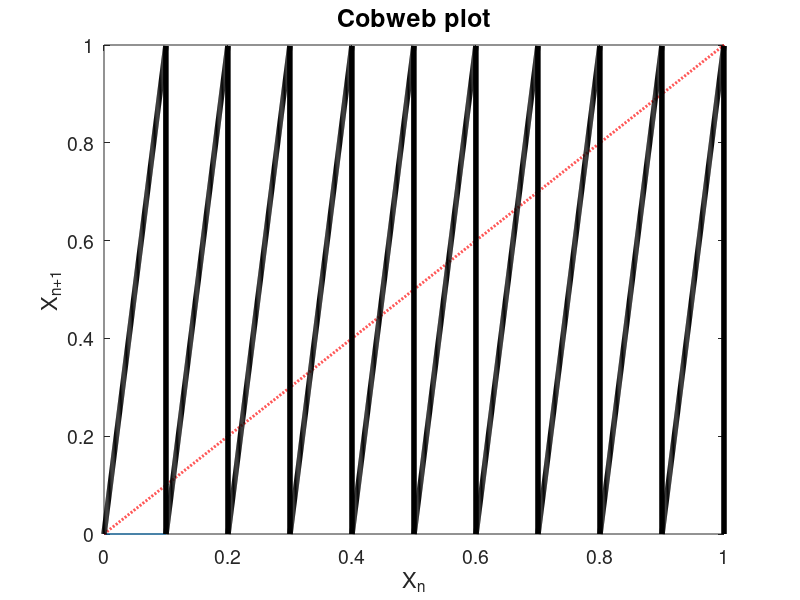
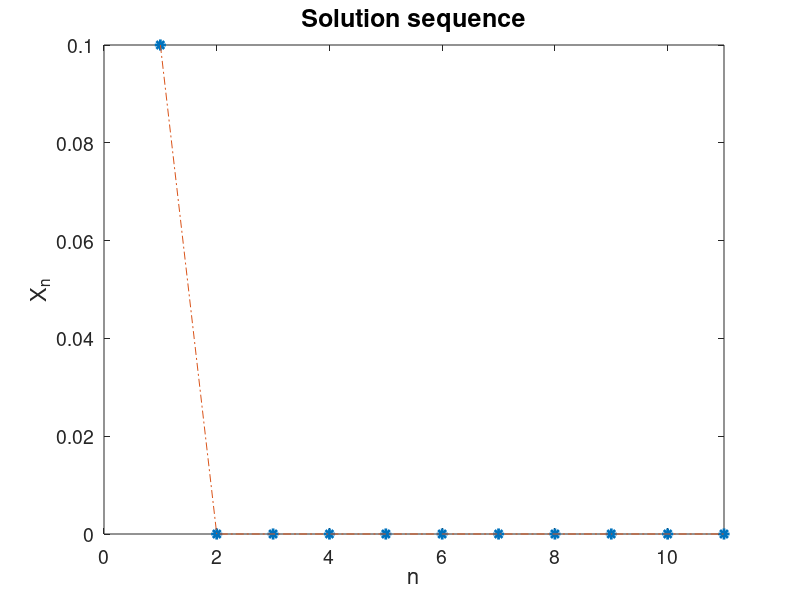

These figures' MATLAB source, in order:
%log_cobweb.m
%This is a script to iterate the logistic map for various parameter values
%You should only need to edit the first block of code

%This controls how many iterations you compute
N = 10;
%this is the inital value of the model
x0 = 0.1;
%And the parameter
r =1.2;

%SHOULD NOT NEED TO EDIT ANYTHING AFTER THIS

mapping = @(x) mod(10*x,1); %Logistic map defined as inline funct.

%getting ready to run simulations
y = [x0;x0];
z = linspace(0,1,5001);
fz = mapping(z);
x = x0;
xz = [x];

%We now run forward in time until 'N'
for j = 1:N
    
    %Apply the map to our variable
    f = mapping(x);
    %Get ready for next step
    x = f;
    %add the value to 'xz' for plot #2
    xz = [xz;x];
    %Add the value to 'y' for plot #1
    y = [y;x;x];
    
end

%Here we plot the function, the line x=y, and our cobweb
figure(1)
plot(y(1:2*N+1),[0;y(3:2*N+2)],z,z,'r--', 'LineWidth',2)
hold on
plot(z,fz,'k','LineWidth',4)
hold off
set(gca,'FontSize',14)
% set(gca,'YTick',[0,0.2,0.4,0.6,0.8,1])
title('Cobweb plot','FontSize',18)
xlabel('X_n','Fontsize',16)
ylabel('X_{n+1}','Fontsize',16)

%Here we will plot the time sequence of our solution
figure(2)
plot(xz,'*','MarkerSize',8,'LineWidth',2)
hold on
plot(xz,'-.','LineWidth',0.5)
hold off
set(gca,'FontSize',14)
% set(gca,'YTick',[0,0.2,0.4,0.6,0.8,1])
title('Solution sequence','FontSize',18)
xlabel('n','Fontsize',16)
ylabel('X_n','Fontsize',16)
% ylim([0 1])
xlim([0 N+1])